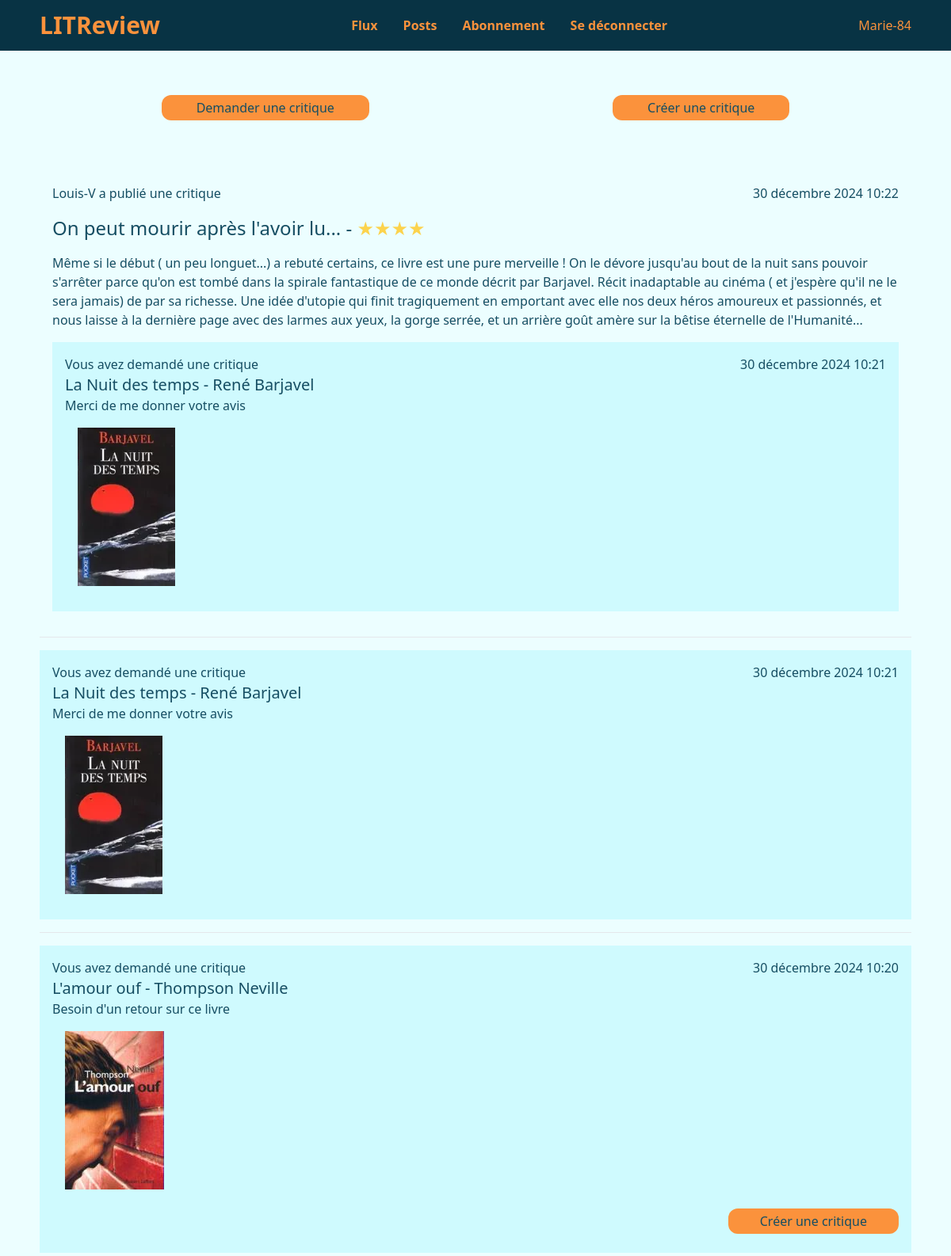
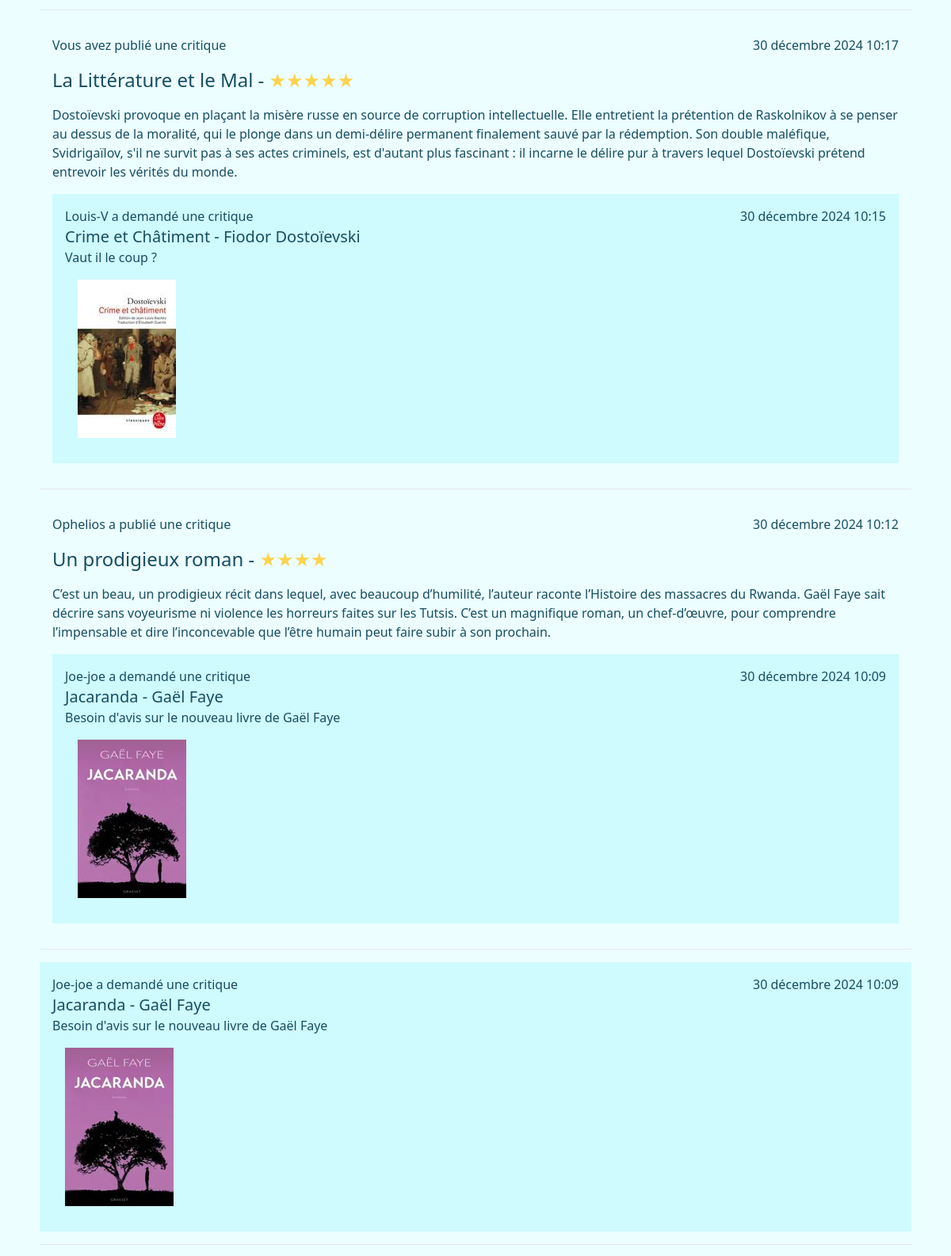
The app's page /review/flux/ (signed in, upper part) with its own data (2 pictures, top to bottom).
### authentication/models.py (models this page shows, shortened)
class User(AbstractBaseUser, PermissionsMixin):
    username = models.CharField(max_length=20, unique=True)
    is_active = models.BooleanField(default=True)
    is_superuser = models.BooleanField(default=False)
    is_staff = models.BooleanField(default=False)
    date_joined = models.DateTimeField(default=timezone.now)
    last_login = models.DateTimeField(blank=True, null=True)
    objects = CustomUserManager()
    USERNAME_FIELD = 'username'
    REQUIRED_FIELDS = []

### review/models.py (models this page shows, shortened)
class Review(models.Model):
    ticket = models.ForeignKey(to=Ticket, on_delete=models.CASCADE)
    rating = models.PositiveSmallIntegerField(validators=[MinValueValidator(0), MaxValueValidator(5)])
    headline = models.CharField(max_length=128)
    body = models.CharField(max_length=8192, blank=True)
    user = models.ForeignKey(to=settings.AUTH_USER_MODEL, on_delete=models.CASCADE)
    time_created = models.DateTimeField(auto_now_add=True)

class Ticket(models.Model):
    title = models.CharField(max_length=128)
    description = models.CharField(max_length=2048, blank=True)
    user = models.ForeignKey(to=settings.AUTH_USER_MODEL, on_delete=models.CASCADE)
    image = models.ImageField(null=True, blank=True)
    time_created = models.DateTimeField(auto_now_add=True)
    response = models.BooleanField(default=False)

### review/views.py (the view)
# urls.py: path('flux/', views.FluxView.as_view(), name='flux'),
class FluxView(LoginRequiredMixin, View):
    template = 'review/flux.html'
    ticket_class = models.Ticket
    review_class = models.Review
    POST_PER_PAGE = 10
    def get(self, request):
        users_viewable = User.objects.filter(
            Q(follow_user__user=request.user) |
            Q(pk=request.user.pk)
        )
        tickets = self.ticket_class.objects.filter(user__in=users_viewable)
        tickets = tickets.annotate(content_type=Value('TICKET', CharField()))
        reviews = self.review_class.objects.filter(
            Q(user__in=users_viewable) |
            Q(ticket__user__in=users_viewable)
            )
        reviews = reviews.annotate(content_type=Value('REVIEW', CharField()))
        posts = sorted(
            chain(tickets, reviews),
            key=lambda post: post.time_created,
            reverse=True
        )
        paginator = Paginator(posts, self.POST_PER_PAGE)
        page_number = request.GET.get('page')
        page_obj = paginator.get_page(page_number)
        return render(request, self.template, context={'posts': page_obj})

### review/templates/review/flux.html (shortened to what this page needs)
{% extends 'base.html' %}
{% block content %}
    <div class="flex items-center justify-around h-40 w-full">
        <a href="{% url 'create_ticket' %}" class="btn px-11 py-1">Demander une critique</a>
        <a href="{% url 'create_review' %}" class="btn px-11 py-1">Créer une critique</a>
    </div>
    <div class="flex flex-col gap-4 w-full">
        {% for post in posts %}
            {% if post.content_type == 'TICKET' %}
                {% include 'review/partials/ticket_snippet.html' %}
            {% elif post.content_type == 'REVIEW' %}
                {% include 'review/partials/review_snippet.html' %}
            {% endif %}
            <hr>
        {% endfor %}
    </div>
{% endblock %}

### templates/base.html (shortened to what this page needs)
<!DOCTYPE html>
<html lang="en">
<head>
    <link rel="stylesheet" href="/static/css/output.css">
</head>
<body class="bg-cyan-50">
    <div class="relative">
        <nav class="flex justify-center fixed top-0 left-0 right-0  h-16 bg-cyan-950 w-full" >
            <div class="nav-text flex justify-between items-center xl:w-2/3 lg:w-11/12">
                <h1>LITReview</h1>
                {% if user.is_authenticated %}
                <ul class="flex gap-4">
                    <li>
                        <a href="{% url 'flux' %}" class="nav-hover px-2 font-bold">Flux</a>
                    </li>
                    <li>
                        <a href="{% url 'posts' %}" class="nav-hover px-2 font-bold">Posts</a>
                    </li>
                    <li>
                        <a href="{% url 'follows' %}" class="nav-hover px-2 font-bold">Abonnement</a>
                    </li>
                    <li>
                        <a href="{% url 'logout' %}" class="nav-hover px-2 font-bold">Se déconnecter</a>
                    </li>
                </ul>
                <p>{{ user }}</p>
                {% endif %}
            </div>
        </nav>
    </div>
    <section class="flex justify-center w-full mt-14 mb-6 text-cyan-900">
        <div class="flex flex-col items-center xl:w-2/3 lg:w-11/12 w-full">
            {% block content %}{% endblock %}
        </div>
    </section>
</body>
</html>

### review/templates/review/partials/review_snippet.html
{% load tz %}
{% load mathfilters %}
<div class="card-light flex flex-col p-4 gap-4">
    <div class="flex justify-between">
        {% if post.user == user %}
        <p>Vous avez publié une critique</p>
        {% else %}
        <p>{{ post.user }} a publié une critique</p>
        {% endif %}
        <p>{{ post.time_created|timezone:"Europe/Paris" }}</p>
    </div>
    <p class="text-2xl">{{ post.headline }} - <span class="text-amber-300">{{ '★'|mul:post.rating }}</span></p>
    <p>{{ post.body }}</p>
    {% with post=post.ticket %}
        {% include 'review/partials/ticket_snippet.html' %}
    {% endwith %}
</div>

### review/templates/review/partials/ticket_snippet.html
{% load tz %}
<div class="card-medium p-4">
    <div class="flex justify-between">
        <div>
            {% if post.user == user %}
            <p>Vous avez demandé une critique</p>
            {% else %}
            <p>{{ post.user }} a demandé une critique</p>
            {% endif %}
            <p class="text-xl">{{ post.title }}</p>
            <p>{{ post.description }}</p>
        </div>
        <p>{{ post.time_created|timezone:"Europe/Paris" }}</p>
    </div>
    {% if post.image %}
    <img src="{{ post.image.url }}" alt="image: {{ post.image }}" class="p-4">
    {% endif %}
    {% if not post.response %}
    <div class="flex justify-end items-center h-12 w-full">
        <a href="{% url 'ticket_response' id=post.id %}" class="btn px-10 py-1">Créer une critique</a>
    </div>
    {% endif %}
</div>

### records on screen
User: username "Marie-84"
Review: user "Louis-V", time_created "30 décembre 2024 10:22", headline "On peut mourir après l'avoir lu...", rating "★★★★", body "Même si le début ( un peu longuet...) a rebuté certains, ce livre est une pure merveille ! On le dévore jusqu'au bout de la nuit sans pouvoir s'arrêter parce qu'on est tombé dans la spirale fantastique de ce monde décrit par Barjavel. Récit inadaptable au cinéma ( et j'espère qu'il ne le sera jamais) de par sa richesse. Une idée d'utopie qui finit tragiquement en emportant avec elle nos deux héros amoureux et passionnés, et nous laisse à la dernière page avec des larmes aux yeux, la gorge serrée, et un arrière goût amère sur la bêtise éternelle de l'Humanité...", shows "Vous avez demandé une critique", title "La Nuit des temps - René Barjavel", description "Merci de me donner votre avis", time_created "30 décembre 2024 10:21", image (picture)
Ticket: shows "Vous avez demandé une critique", title "La Nuit des temps - René Barjavel", description "Merci de me donner votre avis", time_created "30 décembre 2024 10:21", image (picture)
Ticket: shows "Vous avez demandé une critique", title "L'amour ouf - Thompson Neville", description "Besoin d'un retour sur ce livre", time_created "30 décembre 2024 10:20", image (picture), response "Créer une critique"
Review: shows "Vous avez publié une critique", time_created "30 décembre 2024 10:17", headline "La Littérature et le Mal", rating "★★★★★", body "Dostoïevski provoque en plaçant la misère russe en source de corruption intellectuelle. Elle entretient la prétention de Raskolnikov à se penser au dessus de la moralité, qui le plonge dans un demi-délire permanent finalement sauvé par la rédemption. Son double maléfique, Svidrigaïlov, s'il ne survit pas à ses actes criminels, est d'autant plus fascinant : il incarne le délire pur à travers lequel Dostoïevski prétend entrevoir les vérités du monde.", user "Louis-V", title "Crime et Châtiment - Fiodor Dostoïevski", description "Vaut il le coup ?", time_created "30 décembre 2024 10:15", image (picture)
Review: user "Ophelios", time_created "30 décembre 2024 10:12", headline "Un prodigieux roman", rating "★★★★", body "C’est un beau, un prodigieux récit dans lequel, avec beaucoup d’humilité, l’auteur raconte l’Histoire des massacres du Rwanda. Gaël Faye sait décrire sans voyeurisme ni violence les horreurs faites sur les Tutsis. C’est un magnifique roman, un chef-d’œuvre, pour comprendre l’impensable et dire l’inconcevable que l’être humain peut faire subir à son prochain.", user "Joe-joe", title "Jacaranda - Gaël Faye", description "Besoin d'avis sur le nouveau livre de Gaël Faye", time_created "30 décembre 2024 10:09", image (picture)
Ticket: user "Joe-joe", title "Jacaranda - Gaël Faye", description "Besoin d'avis sur le nouveau livre de Gaël Faye", time_created "30 décembre 2024 10:09", image (picture)
